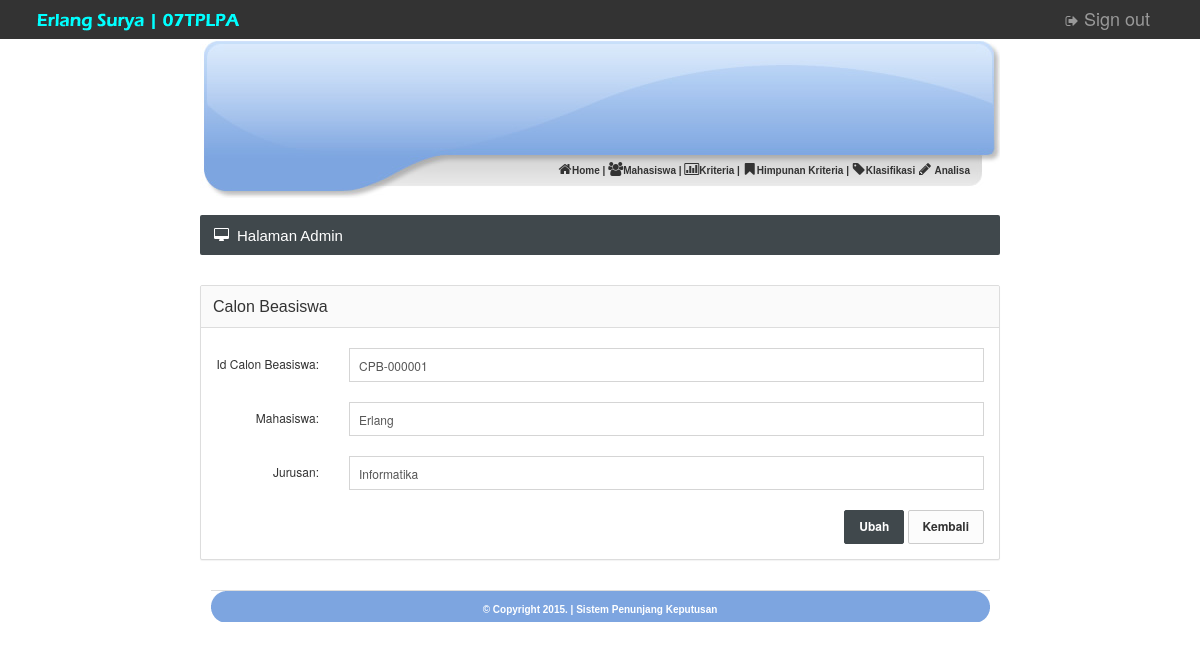
The app's page /admin/mahasiswa_edit.php?id_mhs=CPB-000001 (signed in) with its own data.
### tables this page shows
CREATE TABLE IF NOT EXISTS `calonbeasiswa` (
  `id_mhs` varchar(10) NOT NULL,
  `nama_mhs` varchar(100) NOT NULL,
  `jurusan` text NOT NULL
);

### admin/mahasiswa_edit.php (the view, shortened to what this page needs)
<?php
include "head.php";
?>
			<?php include "menu.php"; ?>
			</div>
		<br />
		<div id="content">
			<div class="page-title">
				<h5><i class="fa fa-desktop"></i> Halaman Admin</h5>
			</div>
<?php
$id_mhs = $_GET['id_mhs'];
$query = mysql_query("select * from calonbeasiswa where id_mhs='$id_mhs'");
$dataku = mysql_fetch_array($query);
?>
			<form class="form-horizontal" action="mahasiswa_edit.php" method="post" role="form">
				<div class="panel panel-default">
					<div class="panel-heading"><h6 class="panel-title">Calon Beasiswa</h6></div>
					<div class="panel-body">
						<div class="form-group">
							<label class="col-sm-2 control-label text-right">Id Calon Beasiswa:</label>
							<div class="col-sm-10">
								<input type="text" name="id_mhs" value="<?php echo $dataku['id_mhs']; ?>" class="form-control" required>
							</div>
						</div>
						<div class="form-group">
							<label class="col-sm-2 control-label text-right">Mahasiswa:</label>
							<div class="col-sm-10">
								<input type="text" name="nama_mhs" value="<?php echo $dataku['nama_mhs']; ?>" required class="form-control">
							</div>
						</div>
						<div class="form-group">
							<label class="col-sm-2 control-label text-right">Jurusan:</label>
							<div class="col-sm-10">
								<input type="text" name="jurusan" value="<?php echo $dataku['jurusan']; ?>" required class="form-control">
							</div>
						</div>
					<div class="form-action text-right">
						<input type="submit" name="ubah" value="Ubah" class="btn btn-primary">
						<input type="button" name="kembali" value="Kembali" onClick="javascript:history.back()" class="btn btn-default">
					</div>
				</div>
			</div>
			</form>
<?php include "footer.php"; ?>

### images/style.css (style rules this page uses)
body { margin-top: 0px; margin-left: 0px; margin-right: 0px; margin-bottom: 0px; }
#content { width: 800px; }

### css/brain-theme.css (style rules this page uses)
html { height: 100%; }
body { background: url(../images/interface/background.png) repeat; font-size: 12px; min-height: 100%; position: relative; padding-top: 36px; }
label { font-weight: 500; }
h5, .h5 { font-size: 16px; }
h6, .h6 { font-size: 14px; }
h5 .fa, .h5 .fa { margin: 0 8px 0 0; float: left; }
.btn { font-size: 12px; padding: 7px 14px 8px 14px; border-radius: 2px; font-weight: bold; }
.btn-default { background-color: #fcfcfc; }
.btn-primary { background-color: #40484C; border-color: #40484C; }
.panel { margin-bottom: 30px; border-radius: 2px; }
.panel-heading { padding: 0; border-top-right-radius: 2px; border-top-left-radius: 2px; position: relative; }
.panel-heading:after { content: ""; display: table; clear: both; }
.panel-title { padding: 12px 12px 11px 12px; float: left; display: block; }
.panel-body { position: relative; }
.panel-default > .panel-heading { background: #fafafa; }
.form-group { margin-bottom: 20px; }
.panel .form-group:first-child, .well .form-group:first-child { margin-top: 5px; }
.form-control { padding: 8px 9px 7px 9px; font-size: 12px; border-color: #d5d5d5; box-shadow: none; border-radius: 0; }
input[type=text], input[type=password], textarea { -webkit-appearance: none; }
.form-horizontal .control-label, .form-horizontal .radio, .form-horizontal .checkbox, .form-horizontal .radio-inline, .form-horizontal .checkbox-inline { margin-bottom: 5px; }
@media (min-width: 768px) { .form-horizontal .control-label { text-align: left; } }
@media (min-width: 768px) { .form-horizontal .control-label.text-right { text-align: right; } }

### css/styles.css (style rules this page uses)
@media (min-width: 768px) { a, .btn, .caret, .close, .sidebar, .select2-choice abbr, .select2-highlighted, .ui-slider-range, .ui-datepicker-trigger, .ui-timepicker-list li, .checker span:after, .checker span, .navbar-toggle, .thumb-options, .select2-arrow b, .thumb-zoom img, .fc-button, .page-content { -webkit-transition: all 0.15s ease-in-out; -moz-transition: all 0.15s ease-in-out; -o-transition: all 0.15s ease-in-out; transition: all 0.15s ease-in-out; } }
.fa { position: relative; font-size: 14px; min-width: 14px; text-align: center; }
h1, h2, h3, h4, h5, h6, .navigation > li > a, .stats li span { font-family: 'Cuprum', sans-serif; font-weight: normal; }
.page-title { color: #fff; background-color: #40484C; -moz-box-shadow: 0 1px 0 #fff; -webkit-box-shadow: 0 1px 0 #FFF; box-shadow: 0 1px 0 #FFF; border-radius: 2px; margin-bottom: 30px; }
.page-title:after { content: ""; display: table; clear: both; }
.page-title h5 { margin: 0; float: left; display: block; font-size: 15px; padding: 13px 14px 12px 14px; line-height: 1; }

### records on screen
calonbeasiswa: id_mhs "CPB-000001", nama_mhs "Erlang", jurusan "Informatika"
